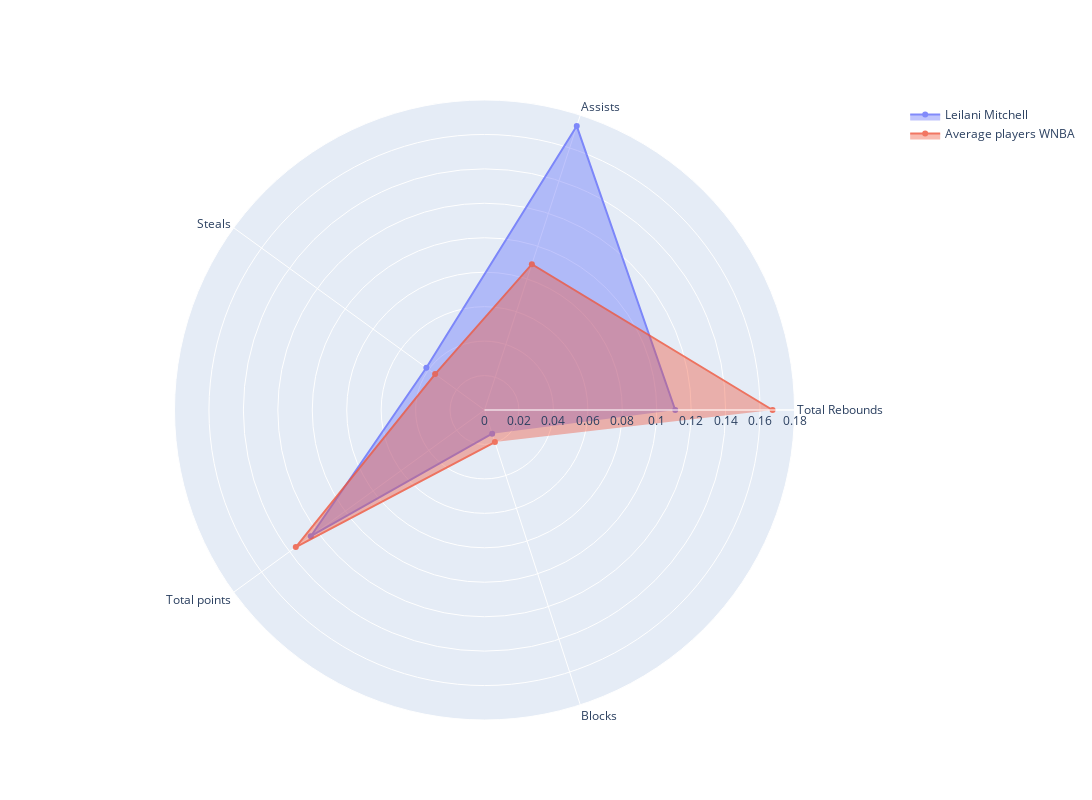

Write notebook code for a chart like this one.
### Code cell
import plotly.graph_objects as go

fig = go.Figure()

fig.add_trace(go.Scatterpolar(
      r=leilani_mitchell_stats,
      theta=['Total Rebounds', 'Assists', 'Steals', 'Total points', 'Blocks'],
      fill='toself',
      name='Leilani Mitchell',
      opacity=0.8
))
fig.add_trace(go.Scatterpolar(
      r=wnba_stats,
      theta=['Total Rebounds', 'Assists', 'Steals', 'Total points', 'Blocks'],
      fill='toself',
      name='Average players WNBA',
      opacity=0.8
))

fig.update_layout(polar=dict(radialaxis=dict(visible=True, range=[0, 0.18])), width=1200, height=800, showlegend=True)

fig.show()

### Figure 1 — Plotly figure (JSON) as saved in the notebook; plotly's stock layout.template omitted (floating-point values rounded to 4 significant figures)
{"data": [{"fill": "toself", "name": "Leilani Mitchell", "opacity": 0.8, "r": [0.1108, 0.1734, 0.04173, 0.1247, 0.01445], "theta": ["Total Rebounds", "Assists", "Steals", "Total points", "Blocks"], "type": "scatterpolar"}, {"fill": "toself", "name": "Average players WNBA", "opacity": 0.8, "r": [0.1673, 0.08901, 0.03544, 0.1354, 0.01956], "theta": ["Total Rebounds", "Assists", "Steals", "Total points", "Blocks"], "type": "scatterpolar"}], "layout": {"height": 800, "polar": {"radialaxis": {"range": [0, 0.18], "visible": true}}, "showlegend": true, "width": 1200}}
